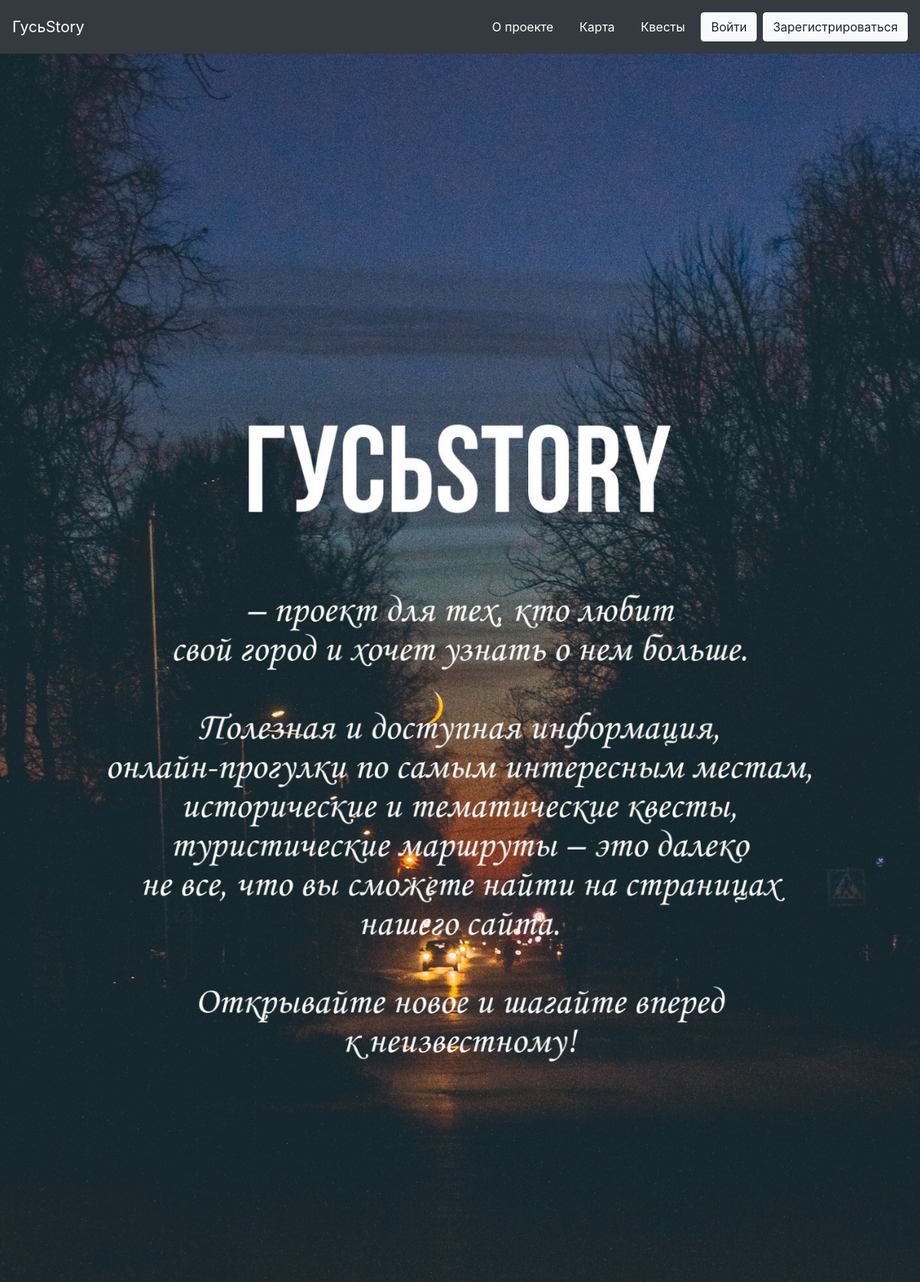
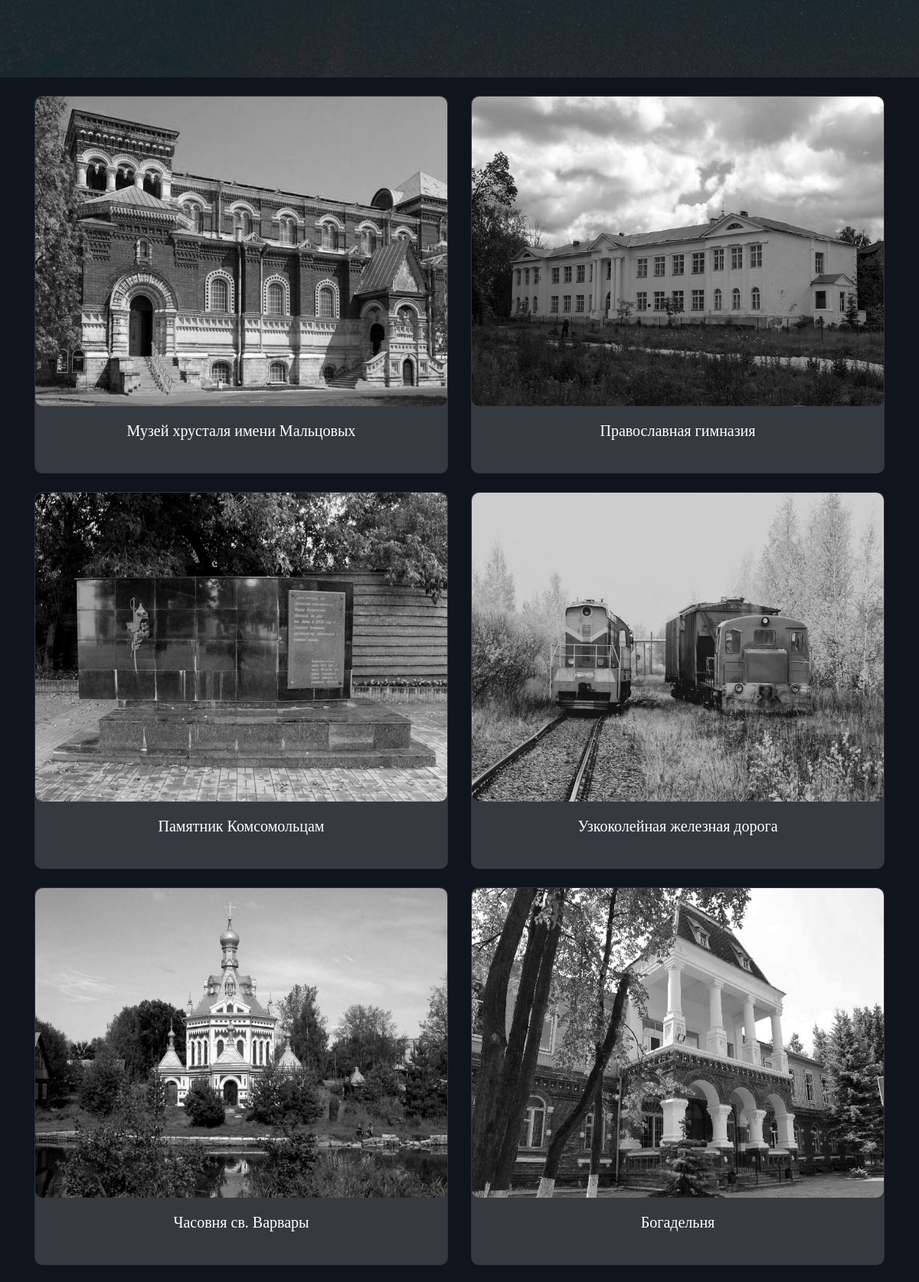
The page / (upper part) on the database its author committed (2 pictures, top to bottom).
### data/items.py (models this page shows)
class Items(SqlAlchemyBase, SerializerMixin, UserMixin):
    __tablename__ = 'items'
    id = sqlalchemy.Column(sqlalchemy.Integer, primary_key=True, autoincrement=True)
    title = sqlalchemy.Column(sqlalchemy.String, nullable=True)
    content = sqlalchemy.Column(sqlalchemy.String, nullable=True)
    photo = sqlalchemy.Column(sqlalchemy.VARCHAR, default='/static/images/old.png')
    image = sqlalchemy.Column(sqlalchemy.VARCHAR, default='/static/images/old.png')
    year = sqlalchemy.Column(sqlalchemy.String, nullable=True)
    count_photo = sqlalchemy.Column(sqlalchemy.Integer, nullable=True)

### __init__.py (the view)
@app.route('/')
def index():
    item = db_session.create_session().query(items.Items)
    return render_template("index.html", items=item)

### data/db_session.py (called while the page is built)
def create_session() -> Session:
    global __factory
    return __factory()

### templates/index.html (shortened to what this page needs)
{% extends "base.html" %}
{% block content %}
    <div>
        <img class="mobile" src='../static/img/fon_to_phone.jpg'>
    </div>
    <div class="container mt-4">
        <div class="row">
            {% for item in items %}
                <div class="col-sm-6">
                    <a href="about_item/{{ item.id }}" style="text-decoration: none;">
                        <div class="card bg-dark mb-4" style="border-radius: 10px;">
                            <img class="card-img-top" style="border-radius: 10px;" src='{{ item.photo }}'>
                            <div class="card-body">
                                <h5 align="center" style="height: 35px; color: #FFF;" class="card-title">{{ item.title }}</h5>
                            </div>
                        </div>
                    </a>
                </div>
            {% endfor %}
        </div>
    </div>
{% endblock %}

### static/css/style.css (style rules this page uses)
h5 { color: #000; font-family: ‘Times New Roman’, serif; font-size: 23px; font-weight: normal; line-height: 48px; margin: 0; }
.mobile { display: none; width: 100%; }
@media (orientation: portrait) { .mobile { display: block; } }

### rows shown on the page
Items: photo (picture), title "Музей хрусталя имени Мальцовых"
Items: photo (picture), title "Православная гимназия"
Items: photo (picture), title "Памятник Комсомольцам"
Items: photo (picture), title "Узкоколейная железная дорога"
Items: photo (picture), title "Часовня св. Варвары"
Items: photo (picture), title "Богадельня"
